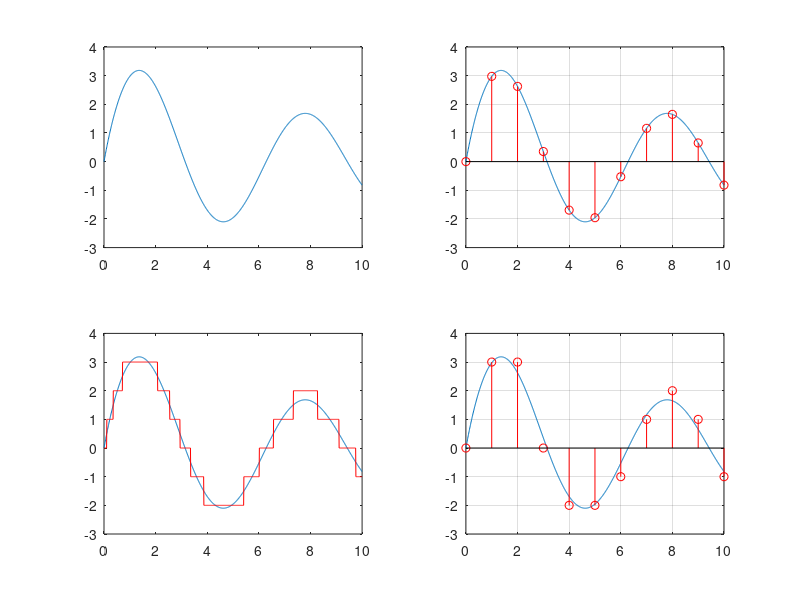

Here is the MATLAB script that generated this plot:
clear all
close all
t = 0:0.01:10;
x = 5*sin(t)./sqrt(t+1);
nn = find(t == round(t)); %%% pointers to integer t
x_dt = x(nn);
n = t(nn); %%% integer values of t
x_q = round(x)
x_d = x_q(nn);
figure;
subplot(221); plot(t,x);
subplot(222); plot(t,x); hold on; stem(n, x_dt,'r'); grid on
subplot(223); plot(t,x,t,x_q,'r');
subplot(224); plot(t,x); hold on; stem(n, x_d,'r'); grid on